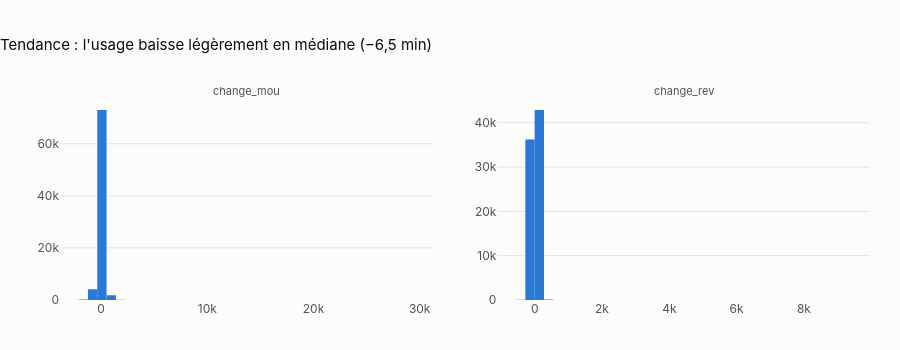

Notebook source saved alongside this figure:
### Markdown cell above
**Conclusion** : les minutes (`mou_Mean`, médiane 356 min/mois) et les appels suivent des distributions à peu près log-normales. `roam_Mean` est nul pour 68,6 % des clients (asymétrie 170) : l'itinérance est un comportement rare.

### Code cell
publish(histograms_grid(train, eda.KEY_VARIABLES["Tendance"],
                        "Tendance : l'usage baisse légèrement en médiane (−6,5 min)"),
        "02_hist_tendance")

### Figure 1 — Plotly figure (JSON) as saved in the notebook; plotly's stock layout.template omitted (floating-point values rounded to 4 significant figures)
{"data": [{"hovertemplate": "change_mou ≈ %{x:,.3g}<br>%{y:,} clients<extra></extra>", "marker": {"color": "#2a78d6", "line": {"width": 0}}, "name": "change_mou", "showlegend": false, "type": "bar", "width": [877.4, 877.4, 877.4, 877.4, 877.4, 877.4, 877.4, 877.4, 877.4, 877.4, 877.4, 877.4, 877.4, 877.4, 877.4, 877.4, 877.4, 877.4, 877.4, 877.4, 877.4, 877.4, 877.4, 877.4, 877.4, 877.4, 877.4, 877.4, 877.4, 877.4, 877.4, 877.4, 877.4, 877.4, 877.4, 877.4, 877.4, 877.4, 877.4, 877.4], "x": [-3436.0, -2559.0, -1682.0, -804.3, 73.1, 950.5, 1828.0, 2705.0, 3583.0, 4460.0, 5337.0, 6215.0, 7092.0, 7969.0, 8847.0, 9724.0, 10600.0, 11480.0, 12360.0, 13230.0, 14110.0, 14990.0, 15870.0, 16740.0, 17620.0, 18500.0, 19370.0, 20250.0, 21130.0, 22010.0, 22880.0, 23760.0, 24640.0, 25520.0, 26390.0, 27270.0, 28150.0, 29030.0, 29900.0, 30780.0], "xaxis": "x", "y": [3, 35, 211, 4137, 72971, 1814, 96, 10, 2, 1, 1, 0, 0, 0, 0, 0, 0, 0, 0, 0, 0, 0, 0, 0, 0, 0, 0, 0, 0, 0, 0, 0, 0, 0, 0, 0, 0, 0, 0, 1], "yaxis": "y"}, {"hovertemplate": "change_rev ≈ %{x:,.3g}<br>%{y:,} clients<extra></extra>", "marker": {"color": "#2a78d6", "line": {"width": 0}}, "name": "change_rev", "showlegend": false, "type": "bar", "width": [276.8, 276.8, 276.8, 276.8, 276.8, 276.8, 276.8, 276.8, 276.8, 276.8, 276.8, 276.8, 276.8, 276.8, 276.8, 276.8, 276.8, 276.8, 276.8, 276.8, 276.8, 276.8, 276.8, 276.8, 276.8, 276.8, 276.8, 276.8, 276.8, 276.8, 276.8, 276.8, 276.8, 276.8, 276.8, 276.8, 276.8, 276.8, 276.8, 276.8], "x": [-969.3, -692.6, -415.8, -139.0, 137.8, 414.6, 691.4, 968.1, 1245.0, 1522.0, 1799.0, 2075.0, 2352.0, 2629.0, 2906.0, 3182.0, 3459.0, 3736.0, 4013.0, 4290.0, 4566.0, 4843.0, 5120.0, 5397.0, 5673.0, 5950.0, 6227.0, 6504.0, 6781.0, 7057.0, 7334.0, 7611.0, 7888.0, 8165.0, 8441.0, 8718.0, 8995.0, 9272.0, 9548.0, 9825.0], "xaxis": "x2", "y": [1, 5, 44, 36246, 42881, 87, 13, 1, 1, 0, 1, 0, 1, 0, 0, 0, 0, 0, 0, 0, 0, 0, 0, 0, 0, 0, 0, 0, 0, 0, 0, 0, 0, 0, 0, 0, 0, 0, 0, 1], "yaxis": "y2"}], "layout": {"annotations": [{"font": {"color": "#52514e", "size": 11}, "showarrow": false, "text": "change_mou", "x": 0.23, "xanchor": "center", "xref": "paper", "y": 1.0, "yanchor": "bottom", "yref": "paper"}, {"font": {"color": "#52514e", "size": 11}, "showarrow": false, "text": "change_rev", "x": 0.77, "xanchor": "center", "xref": "paper", "y": 1.0, "yanchor": "bottom", "yref": "paper"}], "bargap": 0.05, "height": 350, "title": {"text": "Tendance : l'usage baisse légèrement en médiane (−6,5 min)"}, "xaxis": {"anchor": "y", "domain": [0.0, 0.46]}, "xaxis2": {"anchor": "y2", "domain": [0.54, 1.0]}, "yaxis": {"anchor": "x", "domain": [0.0, 1.0]}, "yaxis2": {"anchor": "x2", "domain": [0.0, 1.0]}}}
